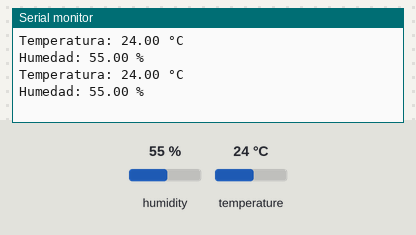
Bench run of a sketch on a simulated Arduino Uno, built with avr-gcc and run on an emulated ATmega328P. Parts: the last lines printed to the serial monitor. Inputs (shaded band) come from the test bench; at power-on: humidity 55 %, temperature 24 °C.

Above: at 2.8 s.
2.9 s: humidity set to 22 %
At 4.7 s:
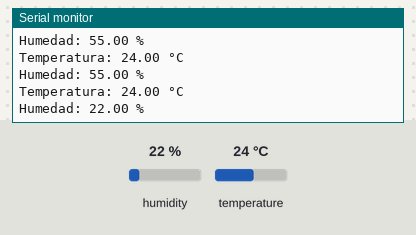
5.6 s: temperature set to 12 °C
At 7.1 s:
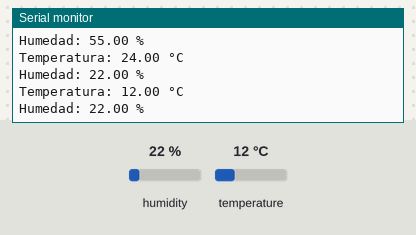
8.3 s: humidity set to 40 %
At 10.7 s:
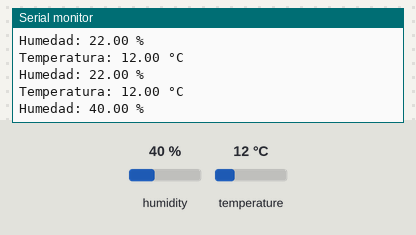
Timing chart, 0 to 12.2 s (numbered marks = the images above; inputs shaded):
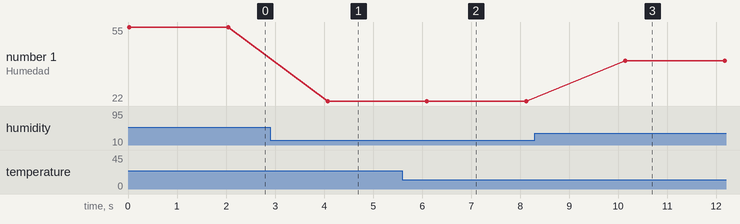

The sketch:

sensor_DHT11_Temperatura_Humedad.ino
```cpp
#include <DHT.h>

#define DHTPIN 4
#define DHTTYPE DHT11

DHT dht(DHTPIN, DHTTYPE);

void setup() {
  Serial.begin(115200);

  dht.begin();
}

void loop() {
  float temperatura = dht.readTemperature();
  float humedad = dht.readHumidity();

  if (isnan(temperatura) || isnan(humedad)) {
    Serial.println("Error al leer el sensor DHT11");
  } else {
    Serial.print("Temperatura: ");
    Serial.print(temperatura);
    Serial.println(" °C");

    Serial.print("Humedad: ");
    Serial.print(humedad);
    Serial.println(" %");
  }

  delay(2000);
}
```

Measured:
- after the input at 2.9 s, the serial monitor: prints a new line after 1.2 s (image 1)
- after the input at 5.6 s, the serial monitor: prints a new line after 0.50 s (image 2)
- after the input at 8.3 s, the serial monitor: prints a new line after 1.8 s (image 3)
- plotted number 1: 55 → 22 after the input at 2.9 s, 22 → 40 after the input at 8.3 s
